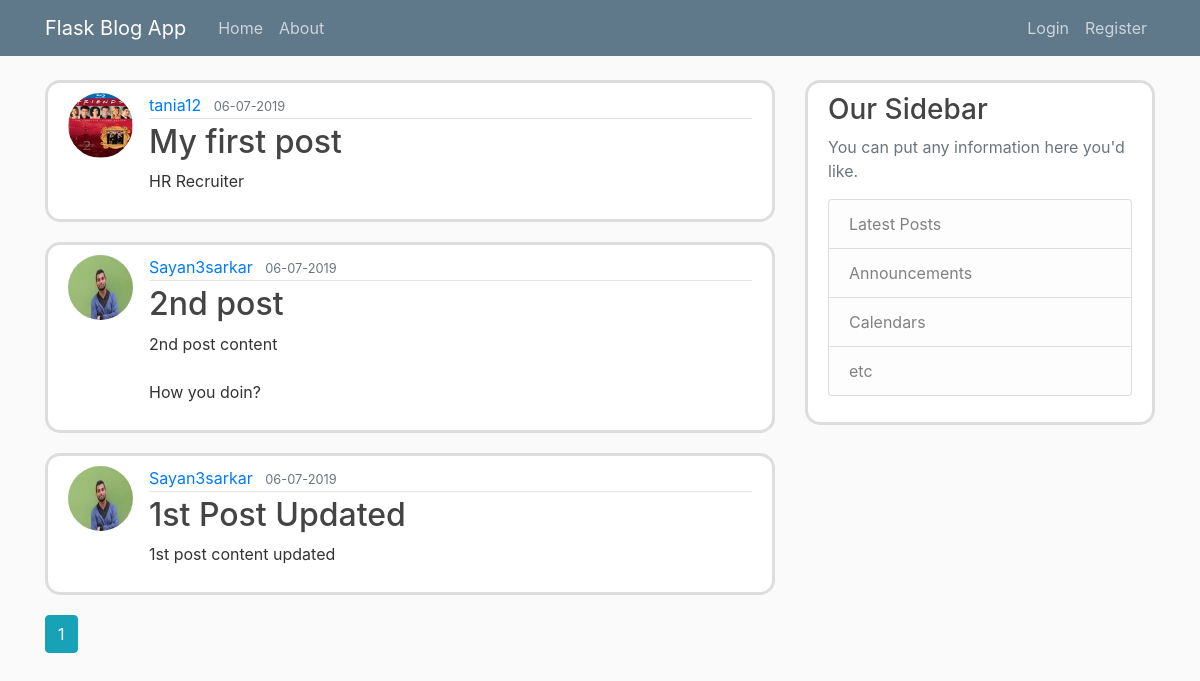
The app's page /home, older data.
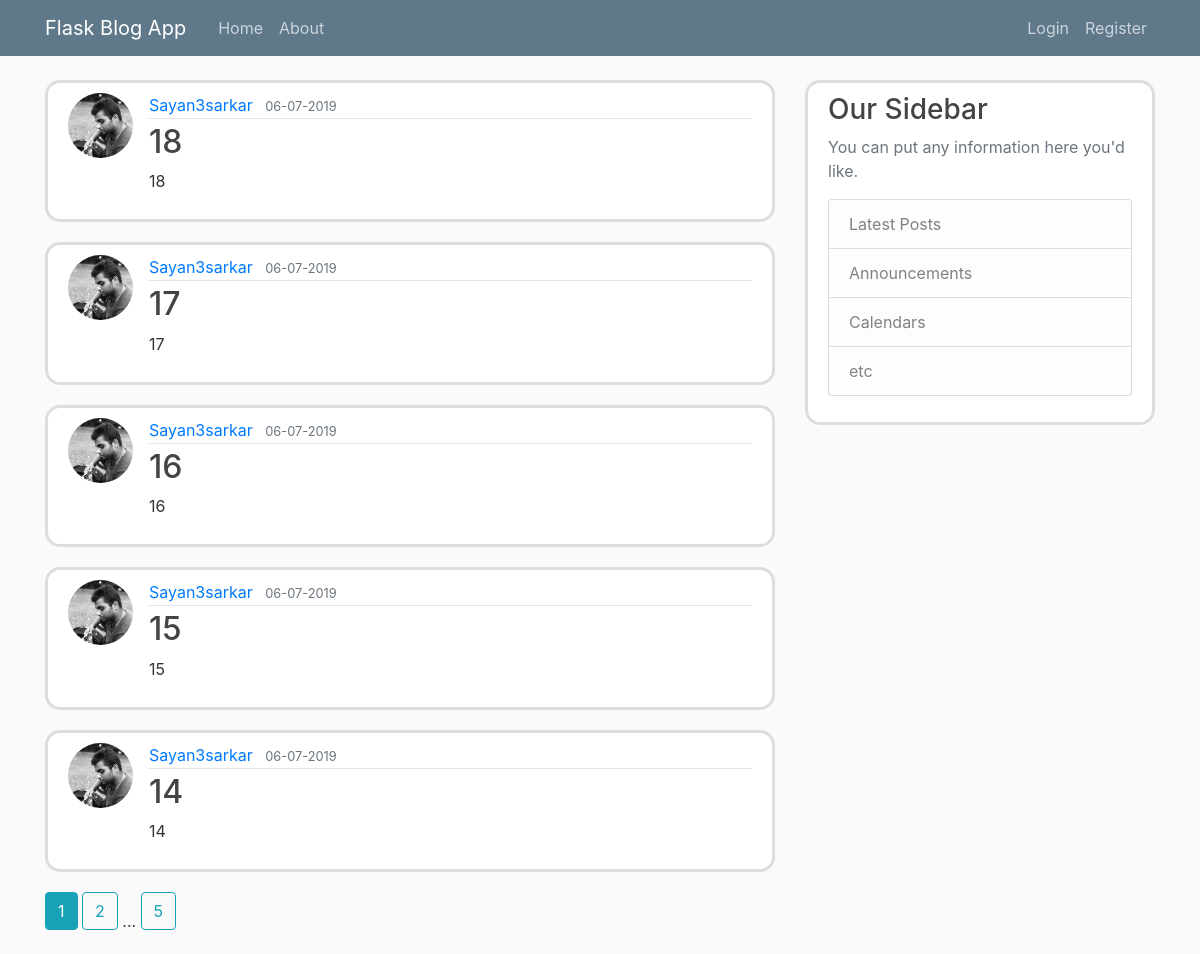
The same page, newer data.
### flaskblog/models.py (models this page shows, shortened)
class Post(db.Model):
	id = db.Column(db.Integer, primary_key = True)
	title = db.Column(db.String(100), nullable = False)
	date_posted = db.Column(db.DateTime, nullable = False, default = datetime.utcnow)
	content = db.Column(db.Text, nullable = False)
	user_id = db.Column(db.Integer, db.ForeignKey('user.id'), nullable = False) #Here 'user.id' represents 'id'

class User(db.Model, UserMixin):
    id = db.Column(db.Integer, primary_key=True)
    username = db.Column(db.String(20), unique=True, nullable=False)
    email = db.Column(db.String(120), unique=True, nullable=False)
    image_file = db.Column(db.String(20), nullable=False, default='default.jpg')
    password = db.Column(db.String(60), nullable=False)
    posts = db.relationship('Post', backref='author', lazy=True)

### flaskblog/main/routes.py (the view)
@main.route('/')
@main.route('/home')
def home():
	page = request.args.get('page', 1, type=int)
	posts = Post.query.order_by(Post.date_posted.desc()).paginate(page=page, per_page=5)
	return render_template('home.html', posts = posts)

### flaskblog/templates/home.html
{% extends "layout.html" %}
{% block content %}
    {% for post in posts.items %}
        <article class="media content-section">
          <img class="rounded-circle article-img" src="{{ url_for('static', filename='profile_pics/' + post.author.image_file) }}">
          <div class="media-body">
            <div class="article-metadata">
              <a class="mr-2" href="{{ url_for('users.user_posts', username=post.author.username) }}">{{ post.author.username }}</a>
              <small class="text-muted">{{ post.date_posted.strftime('%d-%m-%Y') }}</small>
            </div>
            <h2><a class="article-title" href="{{ url_for('posts.post', post_id=post.id) }}">{{ post.title }}</a></h2>
            <p class="article-content">{{ post.content }}</p>
          </div>
        </article>
    {% endfor %}
    {% for page_num in posts.iter_pages(left_edge=1, right_edge=1, left_current=1, right_current=2) %}
		{% if page_num %}
			{% if posts.page == page_num %}
				<a class="btn btn-info mb-4" href="{{ url_for('main.home', page=page_num) }}">{{ page_num }}</a>
			{% else %}
				<a class="btn btn-outline-info mb-4" href="{{ url_for('main.home', page=page_num) }}">{{ page_num }}</a>
			{% endif%}
		{% else %}
			...
		{% endif %}
    {% endfor %}
{% endblock content %}

Row changes from the older to the newer data that the page shows:
no longer on this page (row unchanged): Post: image_file (picture), author.username "tania12", date_posted "06-07-2019", title "My first post", content "HR Recruiter"
no longer on this page (row unchanged): Post: image_file (picture), author.username "Sayan3sarkar", date_posted "06-07-2019", title "2nd post", content "2nd post content How you doin?"
no longer on this page (row unchanged): Post: image_file (picture), author.username "Sayan3sarkar", date_posted "06-07-2019", title "1st Post Updated", content "1st post content updated"
added Post: image_file (picture), author.username "Sayan3sarkar", date_posted "06-07-2019", title "18", content "18"
added Post: image_file (picture), author.username "Sayan3sarkar", date_posted "06-07-2019", title "17", content "17"
added Post: image_file (picture), author.username "Sayan3sarkar", date_posted "06-07-2019", title "16", content "16"
added Post: image_file (picture), author.username "Sayan3sarkar", date_posted "06-07-2019", title "15", content "15"
added Post: image_file (picture), author.username "Sayan3sarkar", date_posted "06-07-2019", title "14", content "14"
Text that changed along with them:
new list line: "2"
new list line: "5"
